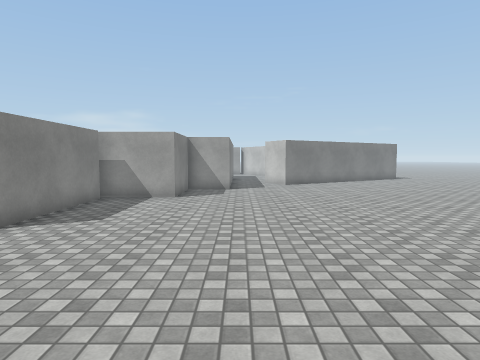
[1] (above)

22 first-person views from a walk through a 3-D level made in the Unity game engine. The camera is 1.5 m above the floor, tilts 4° down and sees 75° across. The floor is counted in squares, 1 m on a side. Each view is taken from the middle of a square. On the plan, view 1 faces up. The plan holds only what a view shows up to about 15 squares ahead; the rest is blank. The place goes on beyond the plan. Surface patterns are stand-ins for the level's own textures.

[2]
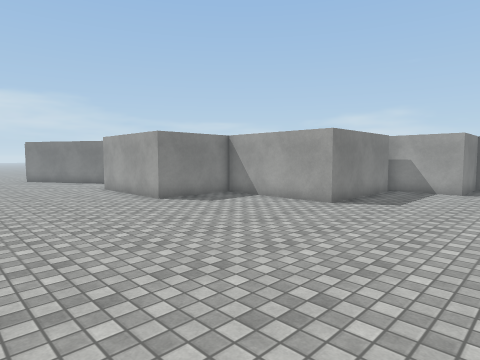

[3]
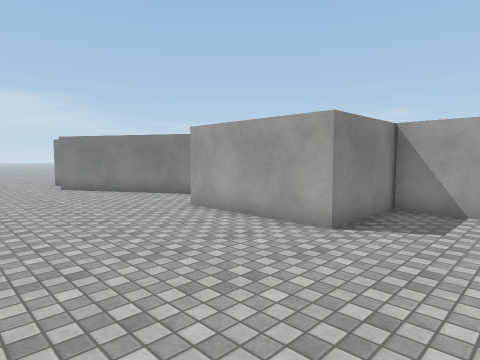

[4]
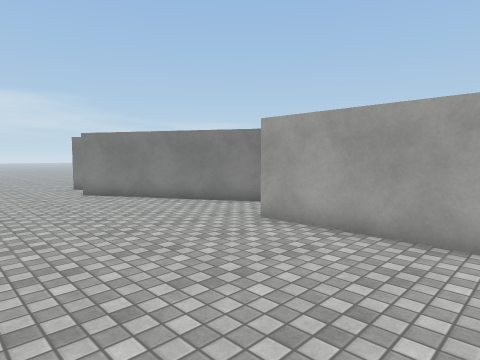

[5]
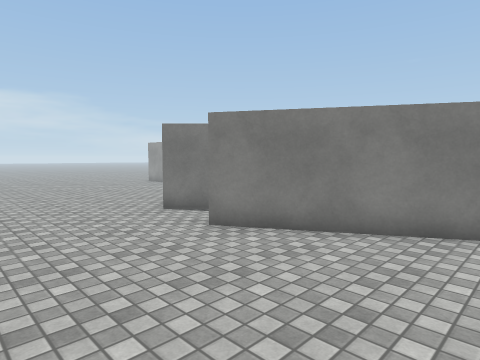

[6]
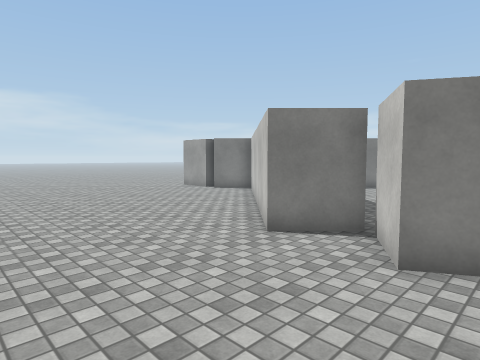

[7]
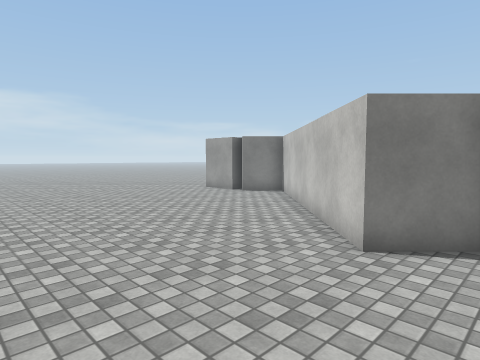

[8]
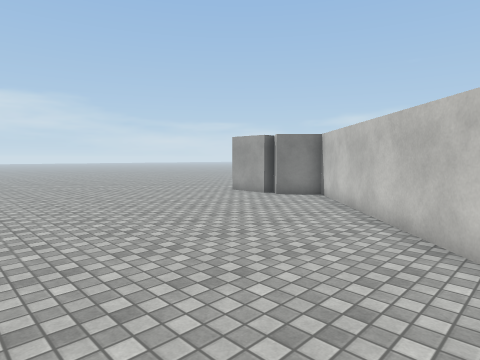

[9]
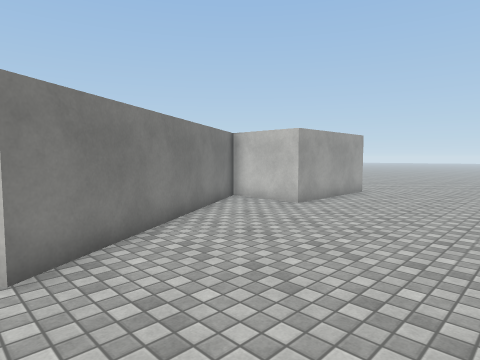

[10]
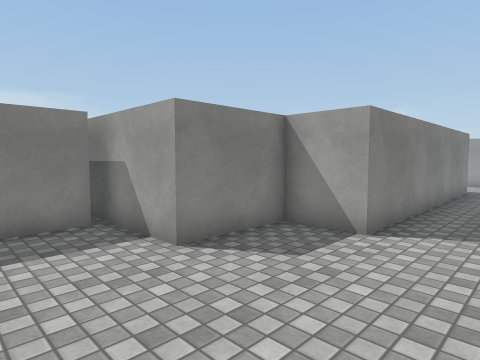

[11]
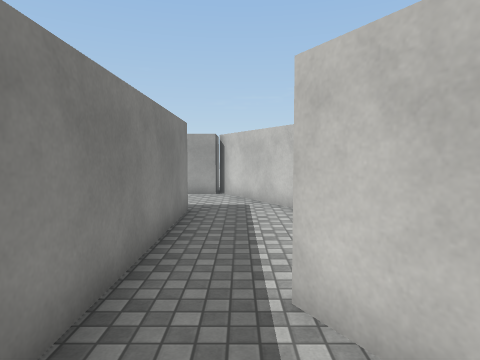

[12]
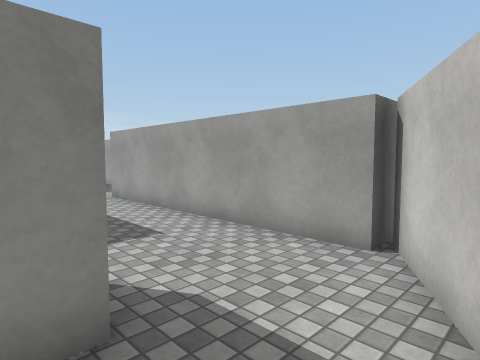

[13]
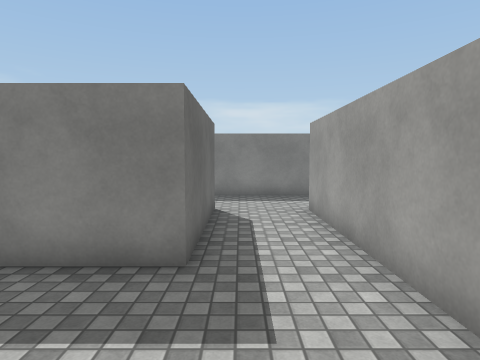

[14]
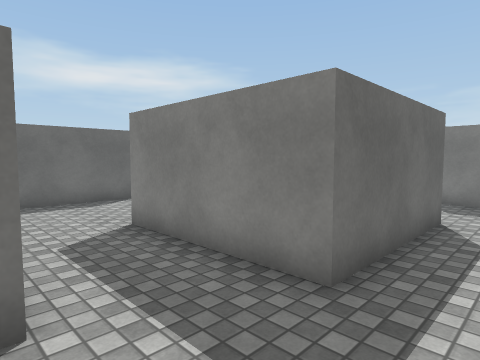

[15]
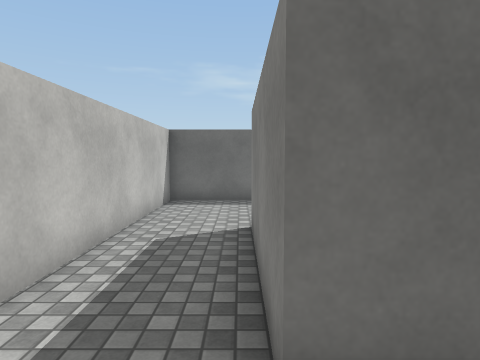

[16]
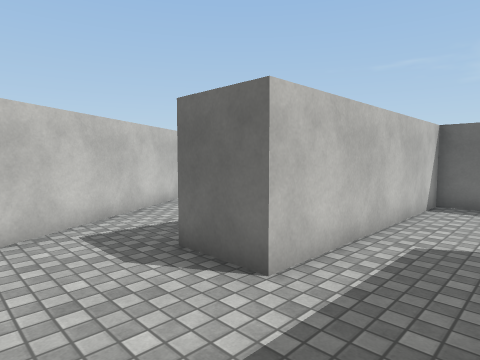

[17]
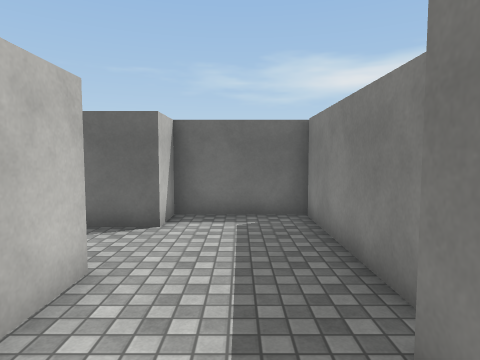

[18]
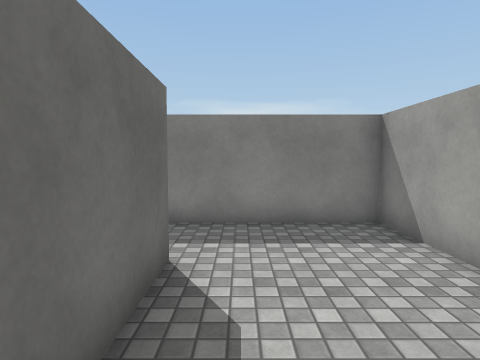

[19]
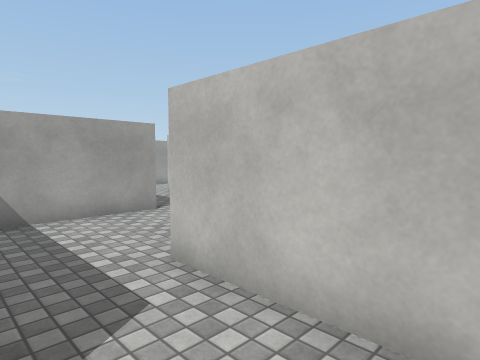

[20]
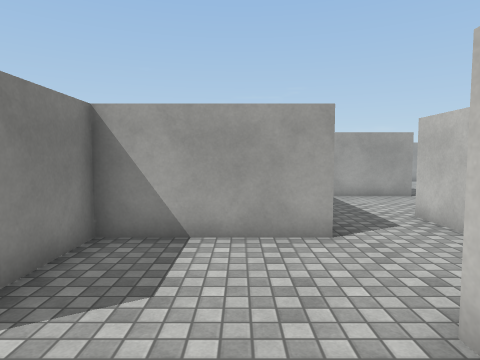

[21]
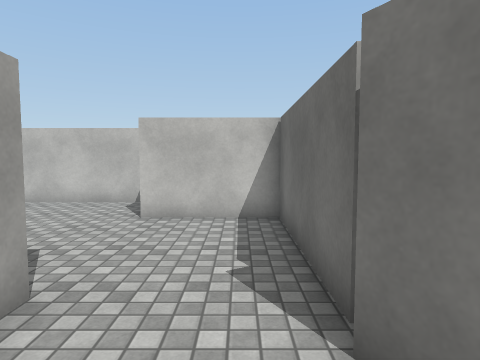

[22]
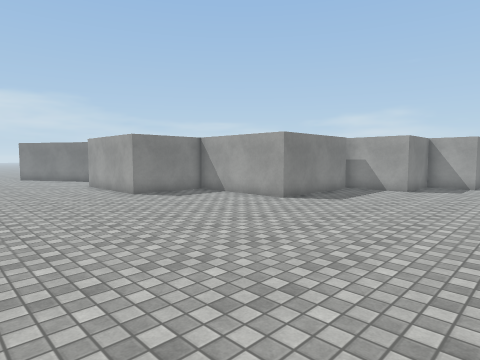

### Floor plan
Ten units are one square. View 1 is at (0, 0); x grows to the right and y downward. Boxes are objects, and circles mark ways between rooms. Rooms are numbered by the first view taken in them; rooms with no view inside come last. Other rooms are left out.
<svg viewBox="-346 -345 376 336">
<path fill="none" stroke="#000" d="M-53 -116 -53 -65 -102 -65 -102 -30 -152 -30 -152 -61 -234 -14 -244 -32M-25 -205 -25 -250 -5 -250 -5 -150 -25 -150 -25 -120 -65 -120M-247 -33 -261 -19 -328 -86 -341 -73M24 -177 15 -192M-102 -263 -53 -263 -53 -212M25 -254 1 -296M0 -290 -100 -290M-100 -290 -100 -305M-132 -316 -132 -310M-53 -212 -102 -212 -102 -162M-75 -134 -75 -170 -25 -170 -25 -205M-148 -112 -152 -112M-152 -80 -102 -80 -102 -116M-101 -148 -147 -148 -147 -125M-165 -77 -157 -82M-75 -122 -75 -134M-138 -300 -138 -248 -102 -248 -102 -263"/>
<circle cx="-35" cy="-215" r="3" fill="#2a7"/>
<circle cx="-105" cy="-275" r="3" fill="#2a7"/>
<circle cx="-115" cy="-305" r="3" fill="#2a7"/>
<circle cx="-85" cy="-145" r="3" fill="#2a7"/>
<text x="-90" y="-60">1</text>
<text x="-40" y="-340">2</text>
<text x="-60" y="-180">3</text>
<text x="-130" y="-110">4</text>
<text x="-120" y="-280">5</text>
</svg>
Room 1 opens to room 3. Room 1 opens to room 5. Room 2 opens to room 5. Room 3 opens to room 4.

Where each view was taken, in squares from view 1:
view 1: 0 up, 0 right, facing up
view 2: 3 down, 0 right, facing up-left
view 3: 3 down, 7 left, facing up-left
view 4: 3 down, 10 left, facing up-left
view 5: 3 down, 18 left, facing up-left
view 6: 3 down, 22 left, facing up-left
view 7: 3 down, 24 left, facing up-left
view 8: 3 down, 26 left, facing up-left
view 9: 3 down, 24 left, facing up-right
view 10: 9 up, 2 right, facing up-left
view 11: 16 up, 1 right, facing up
view 12: 24 up, 2 right, facing up-left
view 13: 27 up, 1 left, facing left
view 14: 28 up, 2 left, facing down-left
view 15: 28 up, 5 left, facing down
view 16: 28 up, 5 left, facing down-right
view 17: 33 up, 12 left, facing down
view 18: 18 up, 3 left, facing left
view 19: 13 up, 10 left, facing up-right
view 20: 9 up, 12 left, facing up
view 21: 9 up, 18 left, facing right
view 22: 3 down, 2 right, facing up-left
